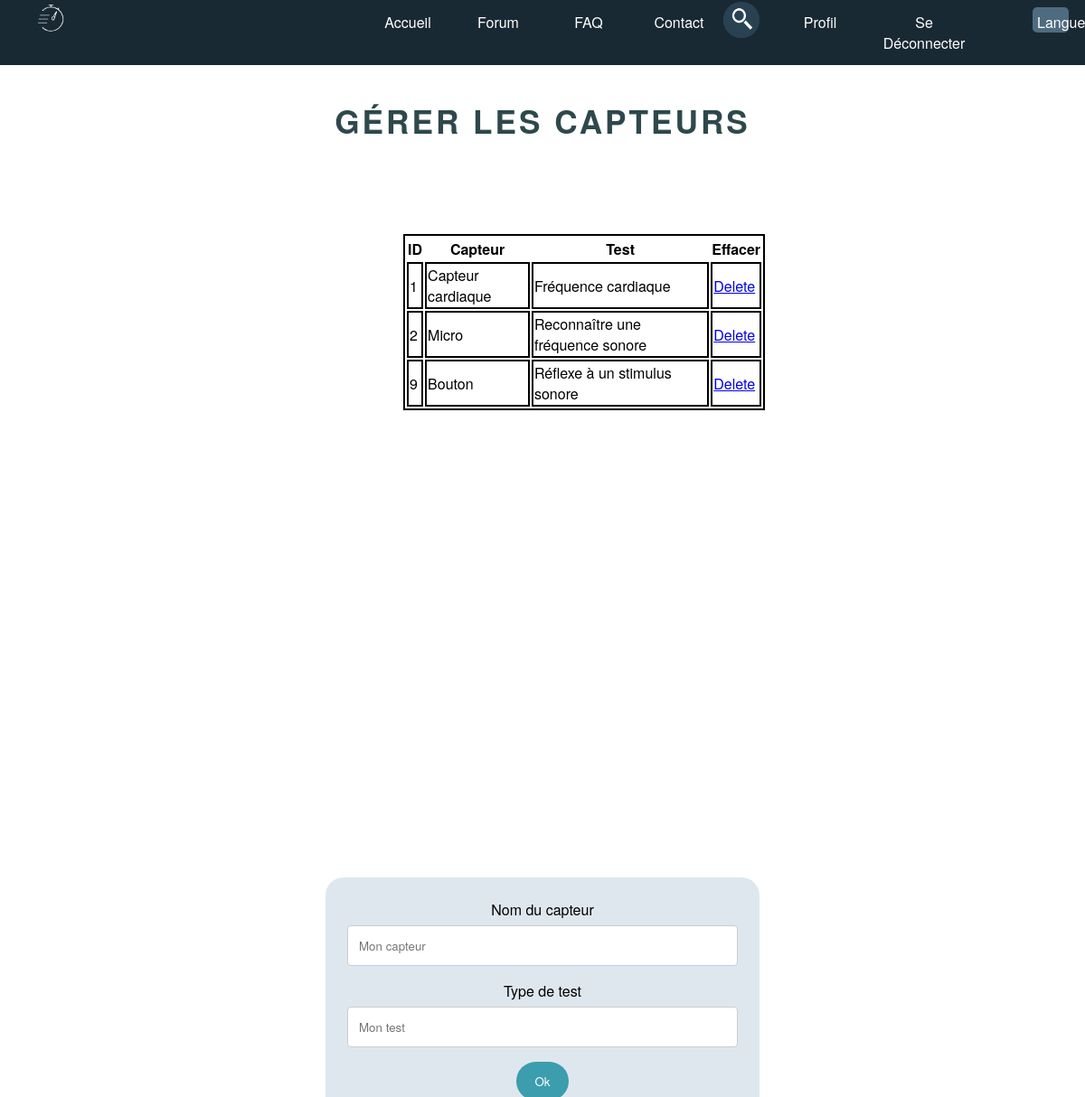
The app's page /filePHP/capteurs.php (signed in) with its own data.
### tables this page shows
CREATE TABLE `tests` (
  `idTest` int(11) NOT NULL,
  `capteur` varchar(45) NOT NULL,
  `test` varchar(100) NOT NULL
);

### filePHP/capteurs.php (the view, shortened to what this page needs)
<!DOCTYPE html>
<html >
    <?php include "includes/header.php" ?>
    <div class="capteur"><h1>Gérer les capteurs</h1></div>
    <body>
        <?php include "includes/menubar.php" ?>
        <?php include "includes/searchbar.php" ?>
    	<?php
        echo "<div class='tableauCapteur'>";
$servername = "localhost:3308";
$username = "root";
$password = "";
$dbname = "beyondsight";
$conn = new mysqli($servername, $username, $password, $dbname);
$sql = "SELECT idTest, capteur, test FROM tests";
$result = $conn->query($sql);
if ($result->num_rows > 0) {
    echo "<table><tr><th>ID</th><th>Capteur</th><th>Test</th><th>Effacer</th></tr>";
    while($row = $result->fetch_assoc()) {;
        echo "<tr><td>".$row["idTest"]."</td><td>".$row["capteur"]."</td><td>".$row["test"]."</td><td><a href=\"javascript:deltest(id=".$row["idTest"].")\">Delete</a></tr>";
    }
    echo "</table>";
} else {
    echo "0 results";
}
?>
</div>
                <div class = "formbis">
                    <form method = "post">
                        <label for="lname">Nom du capteur</label>
                        <input class="champ" type="text" name="capteur" id="capteur" placeholder="Mon capteur" required>
                        <label for="lname">Type de test</label>
                        <input class="champ" type="text" name="test" id="test" placeholder="Mon test" required>
                        <input type="submit" name="formsend" id="formsend" value="Ok">
                    </form>
        </div>
</html>

### filePHP/styles.css (style rules this page uses)
html { margin: 0; padding: 0; height: 100%; }
* { font-family: "Helvetica Neue", Arial, sans-serif; }
* { box-sizing: border-box; }
input[type=text], select, textarea { width: 100%; padding: 12px; border: 1px solid #ccc; border-radius: 4px; box-sizing: border-box; margin-top: 6px; margin-bottom: 16px; resize: vertical; }
input[type=submit] { background-color: #3B9DAD; color: white; padding: 12px 20px; border: none; border-radius: 25px; cursor: pointer; }
.tableauCapteur { position: absolute; left: 37%;top: 25%; width: 400px;height: 150px; top:200px; border-radius: 5px; position:relative; display: grid; }
.tableauCapteur table, td { border: 2px solid black; }
.capteur h1 { text-transform: uppercase; text-align: center; font-size: 2em; letter-spacing: 3px; margin:0; position: relative; top: 100px; color: #2e484c; font-family: 'Helvetica Neue', sans-serif; font-size: 2.2em; }
.formbis { position: absolute; left:30%; top: 80%; height: 300px; border-radius: 20px; width: 40%; background-color: #DFE7EE; padding: 2%; justify-content: center; text-align: center; }
.tableauMessage table, td { border: 2px solid black; }

### records on screen
tests: idTest "1", capteur "Capteur cardiaque", test "Fréquence cardiaque"
tests: idTest "2", capteur "Micro", test "Reconnaître une fréquence sonore"
tests: idTest "9", capteur "Bouton", test "Réflexe à un stimulus sonore"

### other values on screen
$lang['accueil'] "Accueil"
$lang['forum'] "Forum"
$lang['faq'] "FAQ"
$lang['contact'] "Contact"
